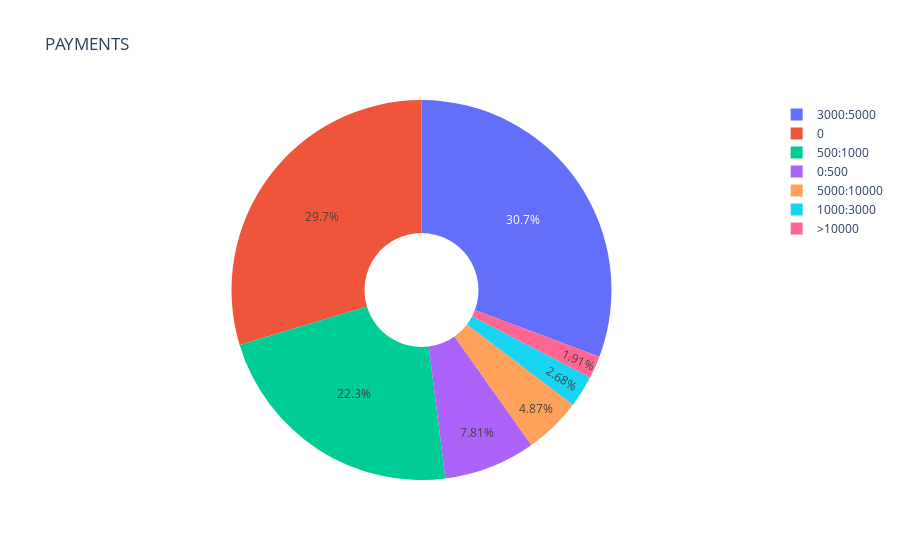

The cell this chart's notebook holds for it:
### Code cell
fig = go.Figure(data=[go.Pie(labels=labels, values=data.PAYMENTS_RANGE.value_counts(sort=False),hole = .3)])
fig.layout.update(title='PAYMENTS')
iplot(fig)
plotly.offline.plot(fig,filename='pie_payments.html',config={'displayModeBar': False})

### Figure 1 — Plotly figure (JSON) as saved in the notebook; plotly's stock layout.template omitted (floating-point values rounded to 4 significant figures)
{"data": [{"hole": 0.3, "labels": ["0", "0:500", "500:1000", "1000:3000", "3000:5000", "5000:10000", ">10000"], "type": "pie", "values": [2655, 699, 2000, 240, 2749, 436, 171]}], "layout": {"title": {"text": "PAYMENTS"}}}
